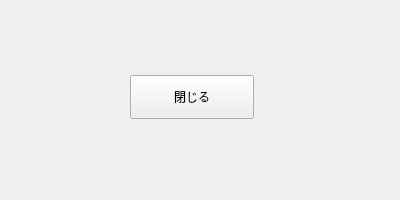
<?xml version="1.0" encoding="UTF-8"?>
<ui version="4.0">
 <class>SubWindow</class>
 <widget class="QWidget" name="SubWindow">
  <property name="geometry">
   <rect>
    <x>0</x>
    <y>0</y>
    <width>400</width>
    <height>200</height>
   </rect>
  </property>
  <property name="font">
   <font>
    <family>Noto Sans CJK JP</family>
   </font>
  </property>
  <property name="windowTitle">
   <string>サブウィンドウ</string>
  </property>
  <widget class="QPushButton" name="pushButton">
   <property name="geometry">
    <rect>
     <x>130</x>
     <y>75</y>
     <width>124</width>
     <height>44</height>
    </rect>
   </property>
   <property name="text">
    <string>閉じる</string>
   </property>
  </widget>
 </widget>
 <resources/>
 <connections/>
</ui>
